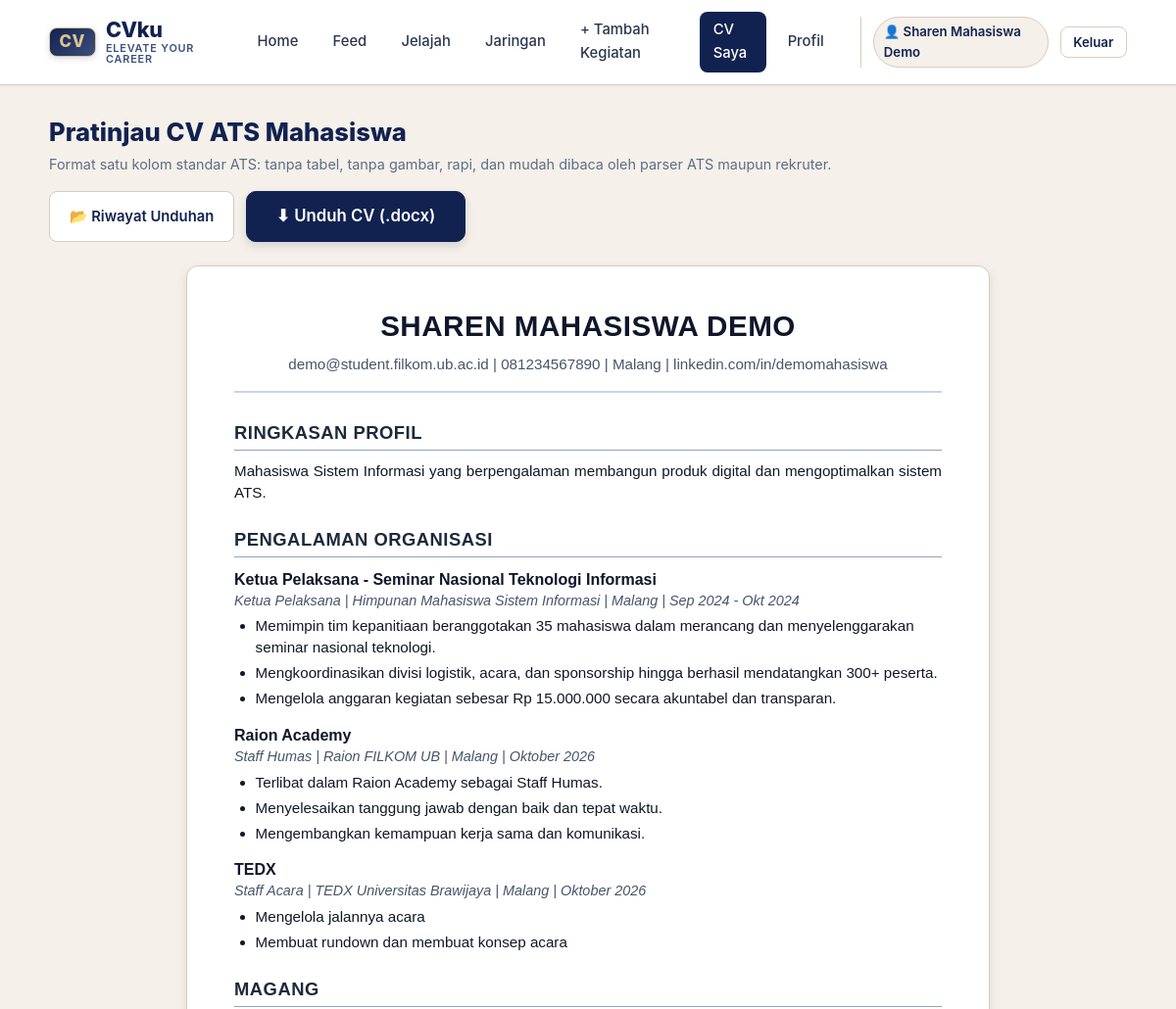
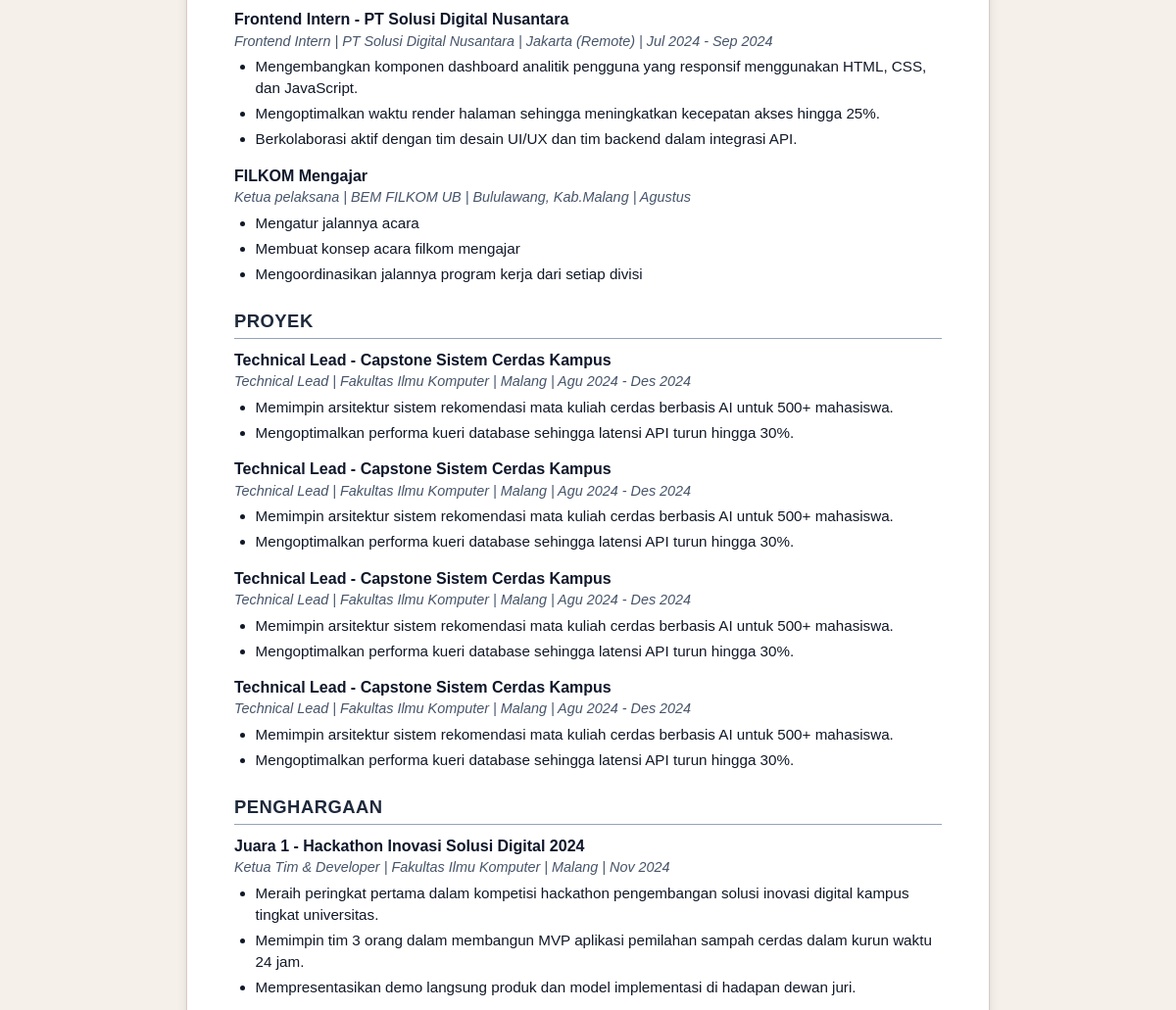
/cv (signed in, upper part), run on an earlier commit of the app's database (2 pictures, top to bottom).
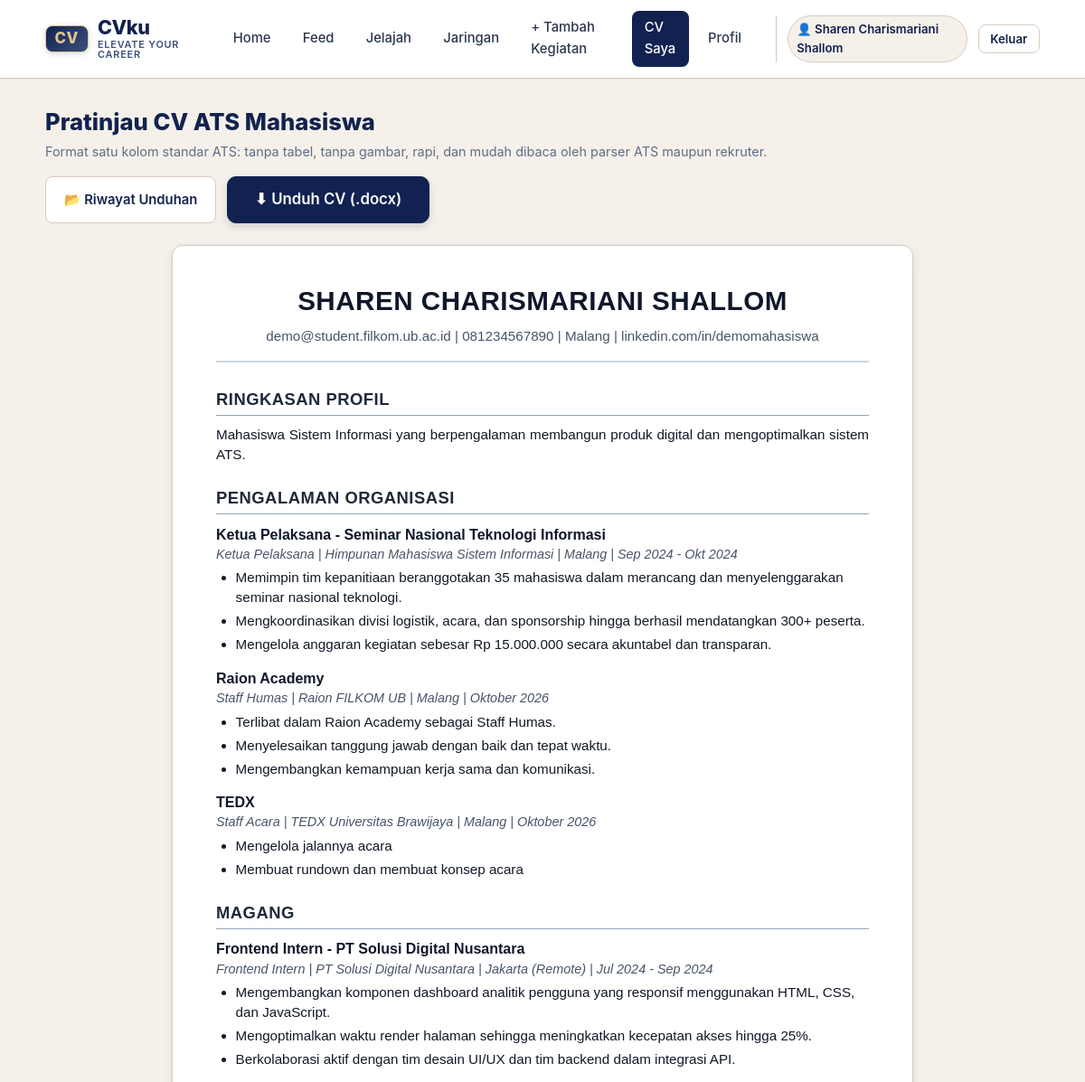
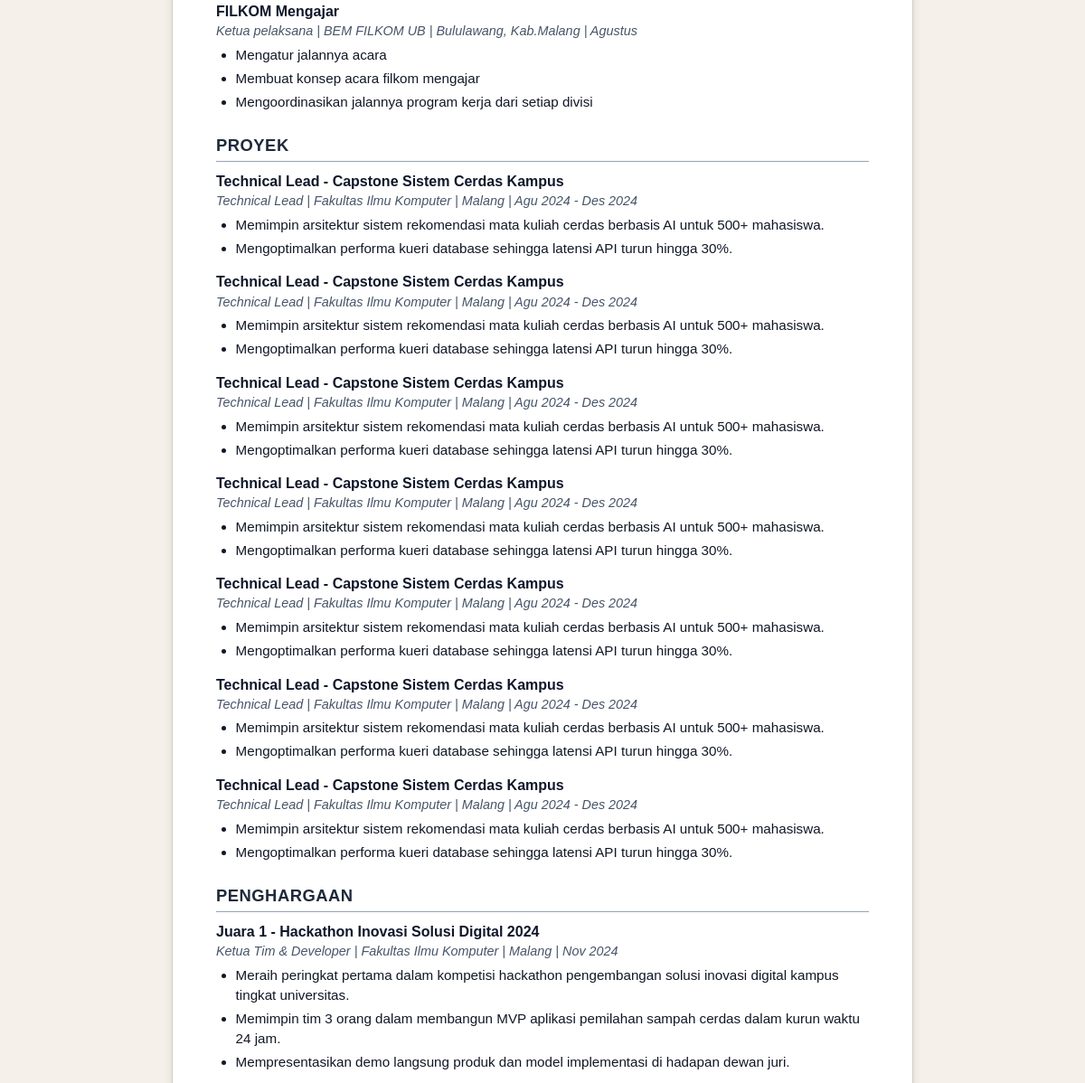
And on a later commit of the database (2 pictures, top to bottom).
### tables this page shows
CREATE TABLE "pengguna" (
                id INTEGER PRIMARY KEY AUTOINCREMENT,
                username TEXT UNIQUE NOT NULL,
                password_hash TEXT NOT NULL,
                peran TEXT NOT NULL DEFAULT 'pengguna',
                nama TEXT,
                email TEXT,
                telepon TEXT,
                kota TEXT,
                linkedin TEXT,
                ringkasan TEXT,
                headline TEXT,
                skill TEXT
            );

CREATE TABLE bagian_cv (
  id INTEGER PRIMARY KEY AUTOINCREMENT, nama TEXT UNIQUE NOT NULL);

CREATE TABLE entri_cv (
  id INTEGER PRIMARY KEY AUTOINCREMENT,
  id_pencapaian INTEGER UNIQUE NOT NULL REFERENCES pencapaian(id) ON DELETE CASCADE,
  id_bagian INTEGER NOT NULL REFERENCES bagian_cv(id), judul TEXT NOT NULL);

CREATE TABLE poin_cv (
  id INTEGER PRIMARY KEY AUTOINCREMENT,
  id_entri INTEGER NOT NULL REFERENCES entri_cv(id) ON DELETE CASCADE,
  urutan INTEGER NOT NULL, teks TEXT NOT NULL);

### app.py (the view)
@app.route("/cv")
@mahasiswa_required
def cv_preview_page():
    user_id = session["user_id"]
    profil = db.baca_pengguna(user_id) or {}
    cv = db.baca_cv_pengguna(user_id, hanya_disetujui=False)
    cv_ada = any(len(items) > 0 for items in cv.values())
    return render_template(
        "cv_preview.html",
        profil=profil,
        cv=cv,
        urutan_bagian=skema.BAGIAN,
        cv_ada=cv_ada
    )

### app.py (called while the page is built)
@app.after_request
def add_no_cache_headers(response):
    response.headers["Cache-Control"] = "no-cache, no-store, must-revalidate, max-age=0"
    response.headers["Pragma"] = "no-cache"
    response.headers["Expires"] = "0"
    return response

@app.context_processor
def inject_waktu_server():
    return {
        "waktu_refresh": datetime.datetime.now().strftime("%H:%M:%S")
    }

def pengguna_required(f):
    @wraps(f)
    def decorated_function(*args, **kwargs):
        if not session.get("user_id"):
            flash("Silakan masuk terlebih dahulu untuk mengakses halaman ini.", "warning")
            return redirect(url_for("login", next=request.path))
        return f(*args, **kwargs)
    return decorated_function

### db.py (called while the page is built)
def koneksi():
    con = sqlite3.connect(DB_PATH)
    con.row_factory = sqlite3.Row
    con.execute("PRAGMA foreign_keys = ON")
    return con

def _satu(sql, args=()):
    con = koneksi()
    try:
        r = con.execute(sql, args).fetchone()
        return dict(r) if r else None
    finally:
        con.close()

def _semua(sql, args=()):
    con = koneksi()
    try:
        return [dict(r) for r in con.execute(sql, args).fetchall()]
    finally:
        con.close()

### templates/cv_preview.html (shortened to what this page needs)
{% extends "base.html" %}
{% block content %}
<div style="display: flex; justify-content: space-between; align-items: center; margin-bottom: 1.25rem; flex-wrap: wrap; gap: 1rem;">
  <div>
    <h1 style="font-size: 1.6rem; font-weight: 800; color: var(--dark);">Pratinjau CV ATS Mahasiswa</h1>
    <p style="color: var(--muted); font-size: 0.9rem;">
      Format satu kolom standar ATS: tanpa tabel, tanpa gambar, rapi, dan mudah dibaca oleh parser ATS maupun rekruter.
    </p>
  </div>
  <div style="display: flex; gap: 0.75rem; flex-wrap: wrap;">
    <a href="{{ url_for('cv_riwayat_page') }}" class="btn btn-outline">📂 Riwayat Unduhan</a>
    <a href="{{ url_for('unduh_cv_action') }}" class="btn btn-primary btn-lg">
      ⬇ Unduh CV (.docx)
    </a>
  </div>
</div>
<div class="cv-paper">
  <div class="cv-header">
    <div class="cv-name">{{ profil.nama or session.get('username') or 'NAMA MAHASISWA' }}</div>
    <div class="cv-contact">
      {% set kontak_list = [] %}
      {% if profil.email %}{% set _ = kontak_list.append(profil.email) %}{% endif %}
      {% if profil.telepon %}{% set _ = kontak_list.append(profil.telepon) %}{% endif %}
      {% if profil.kota %}{% set _ = kontak_list.append(profil.kota) %}{% endif %}
      {% if profil.linkedin %}{% set _ = kontak_list.append(profil.linkedin) %}{% endif %}
      {{ kontak_list|join(' | ') if kontak_list else 'Email | Nomor Telepon | Kota | LinkedIn' }}
    </div>
  </div>
  {% if profil.ringkasan %}
    <div class="cv-section">
      <div class="cv-section-title">Ringkasan Profil</div>
      <p style="font-size: 0.95rem; text-align: justify;">{{ profil.ringkasan }}</p>
    </div>
  {% endif %}
  {% for bag in urutan_bagian %}
    {% if cv.get(bag) %}
      <div class="cv-section">
        <div class="cv-section-title">{{ bag }}</div>
        {% for entri in cv[bag] %}
          <div class="cv-item">
            <div class="cv-item-title">{{ entri.judul }}</div>
            {% set meta_list = [] %}
            {% if entri.peran and entri.peran.strip() %}
              {% set _ = meta_list.append(entri.peran.strip()) %}
            {% endif %}
            {% if entri.penyelenggara %}{% set _ = meta_list.append(entri.penyelenggara) %}{% endif %}
            {% if entri.lokasi %}{% set _ = meta_list.append(entri.lokasi) %}{% endif %}
            {% if entri.periode %}{% set _ = meta_list.append(entri.periode) %}{% endif %}
            {% if meta_list %}
              <div class="cv-item-meta">{{ meta_list|join(' | ') }}</div>
            {% endif %}
            {% if entri.poin %}
              <ul class="cv-bullet-list">
                {% for p in entri.poin %}
                  <li>{{ p }}</li>
                {% endfor %}
              </ul>
            {% endif %}
          </div>
        {% endfor %}
      </div>
    {% endif %}
  {% endfor %}
</div>
{% endblock %}

### templates/base.html (shortened to what this page needs)
<!DOCTYPE html>
<html lang="id">
<head>
  <link rel="stylesheet" href="{{ url_for('static', filename='css/style.css') }}">
</head>
<body>
  <nav class="navbar">
    <div class="nav-container">
      <a href="{{ url_for('beranda') }}" class="brand" title="CVku — Elevate Your Career">
        <span class="brand-badge">CV</span>
        <div class="brand-text">
          <span class="brand-title">CVku</span>
          <span class="brand-subtitle">elevate your career</span>
        </div>
      </a>
      <ul class="nav-menu">
        <li class="nav-item {% if request.endpoint == 'beranda' and not request.query_string %}active{% endif %}">
          <a href="{{ url_for('beranda') }}">Home</a>
        </li>
        {% if session.get('user_id') %}
          <li class="nav-item {% if request.endpoint == 'feed_page' %}active{% endif %}">
            <a href="{{ url_for('feed_page') }}">Feed</a>
          </li>
          <li class="nav-item {% if request.endpoint == 'jelajah_page' %}active{% endif %}">
            <a href="{{ url_for('jelajah_page') }}">Jelajah</a>
          </li>
          <li class="nav-item {% if request.endpoint == 'jaringan_page' %}active{% endif %}">
            <a href="{{ url_for('jaringan_page') }}">Jaringan</a>
          </li>
          <li class="nav-item {% if request.endpoint == 'tambah_pencapaian_page' %}active{% endif %}">
            <a href="{{ url_for('tambah_pencapaian_page') }}">+ Tambah Kegiatan</a>
          </li>
          <li class="nav-item {% if request.endpoint == 'cv_preview_page' %}active{% endif %}">
            <a href="{{ url_for('cv_preview_page') }}">CV Saya</a>
          </li>
          <li class="nav-item {% if request.endpoint == 'profil' %}active{% endif %}">
            <a href="{{ url_for('profil') }}">Profil</a>
          </li>
        {% endif %}
      </ul>
      {% if session.get('user_id') %}
        <div class="nav-user">
          <a href="{{ url_for('profil_publik_page', id=session.get('user_id')) }}" class="user-badge" style="text-decoration: none;" title="Buka Profil Publik Saya">
            👤 {{ session.get('nama') or session.get('username') }}
          </a>
          <a href="{{ url_for('logout') }}" class="btn btn-outline btn-sm">Keluar</a>
        </div>
      {% endif %}
    </div>
  </nav>
  <main class="main-content">
    {% block content %}{% endblock %}
  </main>
</body>
</html>

What changed in the data, as far as the page shows it:
changed pengguna: get "Sharen Mahasiswa Demo" → "Sharen Charismariani Shallom"; nama "SHAREN MAHASISWA DEMO" → "SHAREN CHARISMARIANI SHALLOM"
added entri_cv: judul "Technical Lead - Capstone Sistem Cerdas Kampus", meta_list "Technical Lead | Fakultas Ilmu Komputer | Malang | Agu 2024 - Des 2024", shown under bagian_cv "PROYEK"
added poin_cv: teks "Memimpin arsitektur sistem rekomendasi mata kuliah cerdas berbasis AI untuk 500+ mahasiswa.", shown under "Technical Lead - Capstone Sistem Cerdas Kampus"
added poin_cv: teks "Mengoptimalkan performa kueri database sehingga latensi API turun hingga 30%.", shown under "Technical Lead - Capstone Sistem Cerdas Kampus"
added entri_cv: judul "Technical Lead - Capstone Sistem Cerdas Kampus", meta_list "Technical Lead | Fakultas Ilmu Komputer | Malang | Agu 2024 - Des 2024", shown under bagian_cv "PROYEK"
added poin_cv: teks "Memimpin arsitektur sistem rekomendasi mata kuliah cerdas berbasis AI untuk 500+ mahasiswa.", shown under "Technical Lead - Capstone Sistem Cerdas Kampus"
added poin_cv: teks "Mengoptimalkan performa kueri database sehingga latensi API turun hingga 30%.", shown under "Technical Lead - Capstone Sistem Cerdas Kampus"
added entri_cv: judul "Technical Lead - Capstone Sistem Cerdas Kampus", meta_list "Technical Lead | Fakultas Ilmu Komputer | Malang | Agu 2024 - Des 2024", shown under bagian_cv "PROYEK"
added poin_cv: teks "Memimpin arsitektur sistem rekomendasi mata kuliah cerdas berbasis AI untuk 500+ mahasiswa.", shown under "Technical Lead - Capstone Sistem Cerdas Kampus"
added poin_cv: teks "Mengoptimalkan performa kueri database sehingga latensi API turun hingga 30%.", shown under "Technical Lead - Capstone Sistem Cerdas Kampus"
